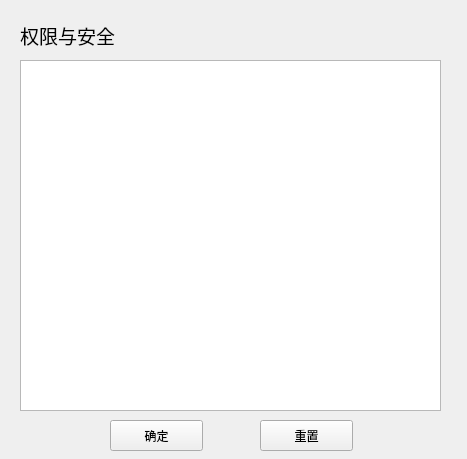
<?xml version="1.0" encoding="UTF-8"?>
<ui version="4.0">
 <class>RightFrame</class>
 <widget class="QWidget" name="RightFrame">
  <property name="geometry">
   <rect>
    <x>0</x>
    <y>0</y>
    <width>467</width>
    <height>459</height>
   </rect>
  </property>
  <property name="windowTitle">
   <string>Form</string>
  </property>
  <widget class="QTableWidget" name="tableWidget">
   <property name="geometry">
    <rect>
     <x>20</x>
     <y>60</y>
     <width>421</width>
     <height>351</height>
    </rect>
   </property>
  </widget>
  <widget class="QLabel" name="label">
   <property name="geometry">
    <rect>
     <x>20</x>
     <y>20</y>
     <width>141</width>
     <height>31</height>
    </rect>
   </property>
   <property name="font">
    <font>
     <family>黑体</family>
     <pointsize>14</pointsize>
    </font>
   </property>
   <property name="text">
    <string>权限与安全</string>
   </property>
  </widget>
  <widget class="QPushButton" name="confirmButton">
   <property name="geometry">
    <rect>
     <x>110</x>
     <y>420</y>
     <width>93</width>
     <height>31</height>
    </rect>
   </property>
   <property name="text">
    <string>确定</string>
   </property>
  </widget>
  <widget class="QPushButton" name="resetButton">
   <property name="geometry">
    <rect>
     <x>260</x>
     <y>420</y>
     <width>93</width>
     <height>31</height>
    </rect>
   </property>
   <property name="text">
    <string>重置</string>
   </property>
  </widget>
 </widget>
 <resources/>
 <connections>
  <connection>
   <sender>confirmButton</sender>
   <signal>clicked()</signal>
   <receiver>RightFrame</receiver>
   <slot>confirm()</slot>
   <hints>
    <hint type="sourcelabel">
     <x>144</x>
     <y>435</y>
    </hint>
    <hint type="destinationlabel">
     <x>84</x>
     <y>432</y>
    </hint>
   </hints>
  </connection>
  <connection>
   <sender>resetButton</sender>
   <signal>clicked()</signal>
   <receiver>RightFrame</receiver>
   <slot>reset()</slot>
   <hints>
    <hint type="sourcelabel">
     <x>339</x>
     <y>437</y>
    </hint>
    <hint type="destinationlabel">
     <x>372</x>
     <y>435</y>
    </hint>
   </hints>
  </connection>
 </connections>
 <slots>
  <slot>confirm()</slot>
  <slot>reset()</slot>
 </slots>
</ui>
